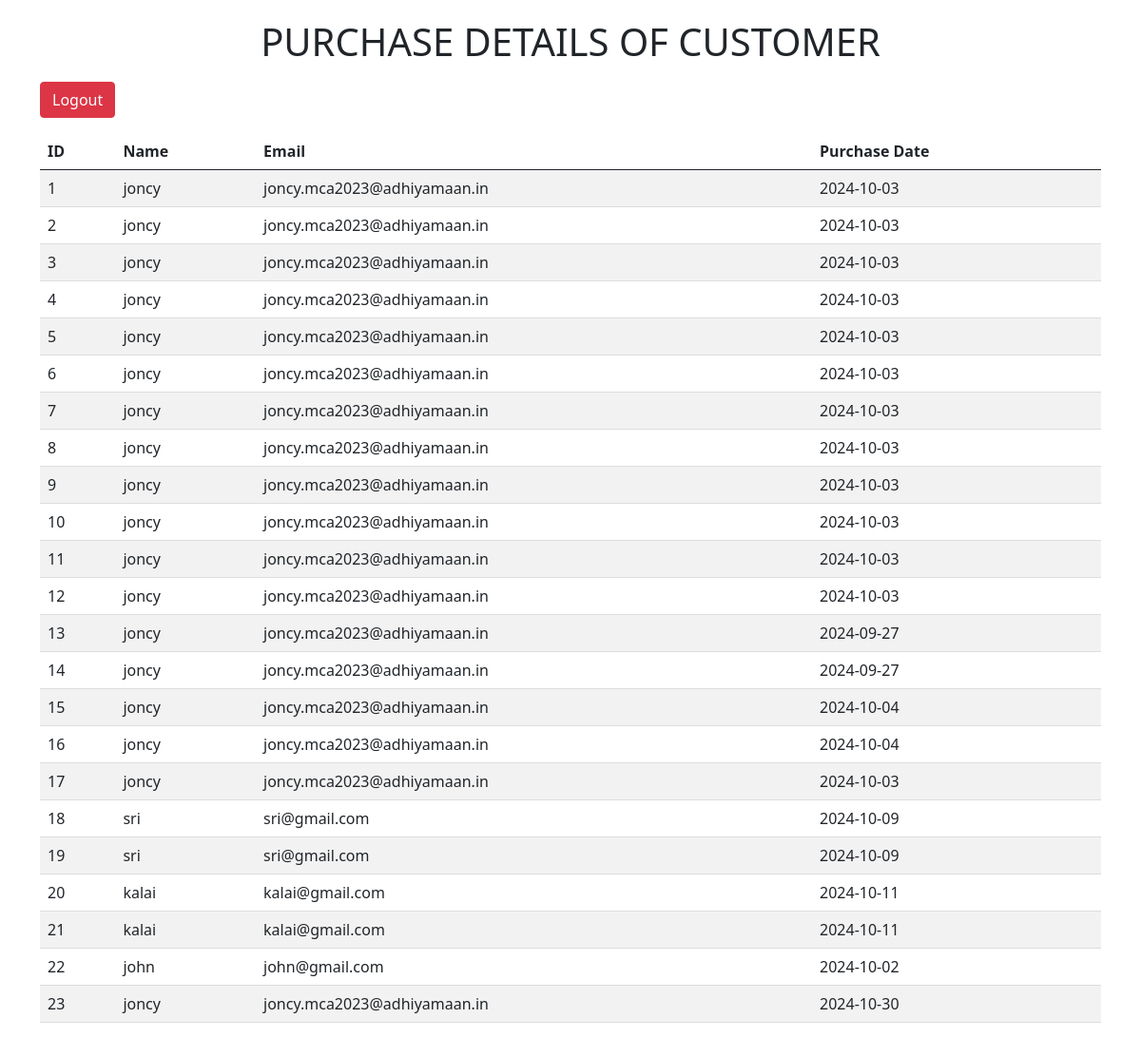
Screenshot of /result (signed in) with the database file from the repository.
### tables this page shows
CREATE TABLE users (
            id INTEGER PRIMARY KEY AUTOINCREMENT,
            name TEXT NOT NULL,
            mail TEXT NOT NULL,
            date TEXT NOT NULL
        );

### app.py (the view)
@app.route('/result')
def result():
    if not session.get('logged_in'):
        flash('you need to log in to access this page.')
        return redirect(url_for('login'))
    conn=sqlite3.connect('database.db')
    cursor=conn.cursor()
    cursor.execute('SELECT *FROM users')
    data=cursor.fetchall()
    conn.close()
    return render_template('result.html',data=data)

### templates/result.html (shortened to what this page needs)
<html>
    <head>
        <link href="https://cdn.jsdelivr.net/npm/bootstrap@5.0.2/dist/css/bootstrap.min.css" rel="stylesheet">
    </head>
    <body>
        <div class="container">
            <h1>PURCHASE DETAILS OF CUSTOMER</h1>
            <a href="/logout" class="btn btn-danger mb-3">Logout</a>
            <table class="table table-striped">
                <thead>
                    <tr>
                        <th>ID</th>
                        <th>Name</th>
                        <th>Email</th>
                        <th>Purchase Date</th>
                    </tr>
                </thead>
    <tbody>
                    {% for row in data %}
                    <tr>
                        <td>{{ row[0] }}</td>
                        <td>{{ row[1] }}</td>
                        <td>{{ row[2] }}</td>
                        <td>{{ row[3] }}</td>
                    </tr>
                    {% endfor %}
                </tbody>
            </table>
        </div>
    </body>
</html>

### templates/result.html (style rules this page uses)
table { width: 100%; }
th, td { padding: 15px; text-align: left; border-bottom: 1px solid #ddd; }
th { background-color: #f2f2f2; }
a { color: #007bff; text-decoration: none; }
.container { margin-top: 20px; }
h1 { text-align: center; }
a.btn-danger { margin-top: 10px; }

### rows the page displays
users: id "1", name "joncy", mail "joncy.mca2023@adhiyamaan.in", date "2024-10-03"
users: id "2", name "joncy", mail "joncy.mca2023@adhiyamaan.in", date "2024-10-03"
users: id "3", name "joncy", mail "joncy.mca2023@adhiyamaan.in", date "2024-10-03"
users: id "4", name "joncy", mail "joncy.mca2023@adhiyamaan.in", date "2024-10-03"
users: id "5", name "joncy", mail "joncy.mca2023@adhiyamaan.in", date "2024-10-03"
users: id "6", name "joncy", mail "joncy.mca2023@adhiyamaan.in", date "2024-10-03"
users: id "7", name "joncy", mail "joncy.mca2023@adhiyamaan.in", date "2024-10-03"
users: id "8", name "joncy", mail "joncy.mca2023@adhiyamaan.in", date "2024-10-03"
users: id "9", name "joncy", mail "joncy.mca2023@adhiyamaan.in", date "2024-10-03"
users: id "10", name "joncy", mail "joncy.mca2023@adhiyamaan.in", date "2024-10-03"
users: id "11", name "joncy", mail "joncy.mca2023@adhiyamaan.in", date "2024-10-03"
users: id "12", name "joncy", mail "joncy.mca2023@adhiyamaan.in", date "2024-10-03"
users: id "13", name "joncy", mail "joncy.mca2023@adhiyamaan.in", date "2024-09-27"
users: id "14", name "joncy", mail "joncy.mca2023@adhiyamaan.in", date "2024-09-27"
users: id "15", name "joncy", mail "joncy.mca2023@adhiyamaan.in", date "2024-10-04"
users: id "16", name "joncy", mail "joncy.mca2023@adhiyamaan.in", date "2024-10-04"
users: id "17", name "joncy", mail "joncy.mca2023@adhiyamaan.in", date "2024-10-03"
users: id "18", name "sri", mail "sri@gmail.com", date "2024-10-09"
users: id "19", name "sri", mail "sri@gmail.com", date "2024-10-09"
users: id "20", name "kalai", mail "kalai@gmail.com", date "2024-10-11"
users: id "21", name "kalai", mail "kalai@gmail.com", date "2024-10-11"
users: id "22", name "john", mail "john@gmail.com", date "2024-10-02"
users: id "23", name "joncy", mail "joncy.mca2023@adhiyamaan.in", date "2024-10-30"
